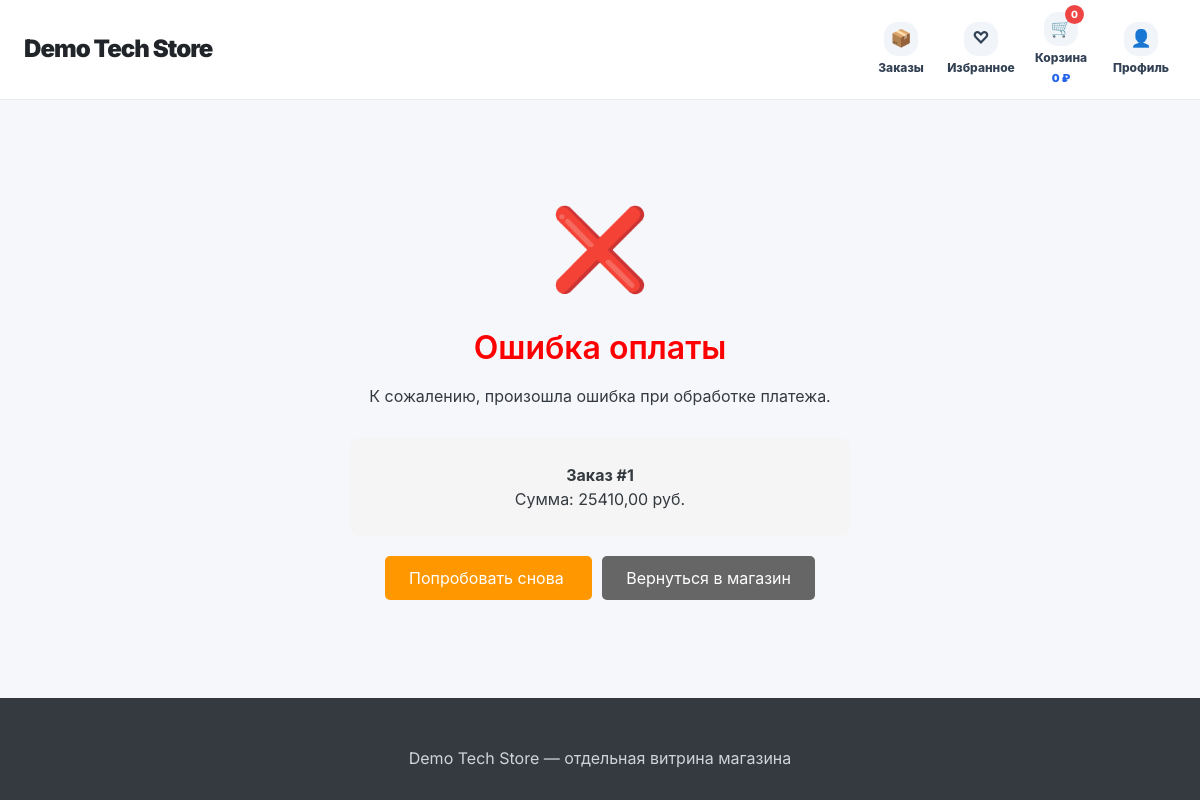
The app's page /shops/demo-tech-store/payment-failed/1/ (signed in) with its own data.
### shops/models.py (models this page shows, shortened)
class Shop(models.Model):
    owner = models.ForeignKey(User, on_delete=models.CASCADE, related_name='shops')
    name = models.CharField(max_length=100, verbose_name='Название магазина')
    slug = models.SlugField(unique=True, verbose_name='URL-адрес')
    description = models.TextField(blank=True, verbose_name='Описание')
    custom_css = models.TextField(blank=True, null=True, verbose_name='Кастомный CSS')
    template_key = models.CharField(max_length=40, default='modern', verbose_name='Базовый шаблон')
    is_demo = models.BooleanField(default=False, verbose_name='Демо-магазин')
    assistant_level = models.CharField(max_length=20, default='basic', verbose_name='Уровень ИИ-помощника')
    city = models.CharField(max_length=100, default='Екатеринбург', verbose_name='Город магазина')
    address = models.CharField(max_length=250, blank=True, verbose_name='Адрес магазина')
    hosting_enabled = models.BooleanField(default=False, verbose_name='Хостинг на платформе')
    theme_color = models.CharField(max_length=20, default='#4361ee', verbose_name='Цвет темы')
    delivery_enabled = models.BooleanField(default=True, verbose_name='Доставка включена')
    delivery_price = models.DecimalField(max_digits=10, decimal_places=2, default=0, verbose_name='Стоимость доставки')
    delivery_description = models.TextField(blank=True, default='Доставка рассчитывается при оформлении заказа', verbose_name='Описание доставки')
    payment_enabled = models.BooleanField(default=True, verbose_name='Оплата включена')
    payment_methods = models.CharField(max_length=200, default='Банковская карта, оплата при получении', verbose_name='Способы оплаты')
    created_at = models.DateTimeField(auto_now_add=True, verbose_name='Дата создания')
    class Meta:
        verbose_name = 'Магазин'
        verbose_name_plural = 'Магазины'

class Order(models.Model):
    STATUS_CHOICES = [
        ('new', 'Новый'),
        ('processing', 'В обработке'),
        ('shipped', 'Отправлен'),
        ('delivered', 'Доставлен'),
        ('cancelled', 'Отменён'),
    ]
    user = models.ForeignKey(User, on_delete=models.CASCADE, related_name='orders')
    shop = models.ForeignKey(Shop, on_delete=models.CASCADE, related_name='orders')
    created_at = models.DateTimeField(auto_now_add=True)
    updated_at = models.DateTimeField(auto_now=True)
    full_name = models.CharField(max_length=200, verbose_name='ФИО')
    phone = models.CharField(max_length=20, verbose_name='Телефон')
    address = models.TextField(verbose_name='Адрес доставки')
    comment = models.TextField(blank=True, verbose_name='Комментарий')
    status = models.CharField(max_length=20, choices=STATUS_CHOICES, default='new', verbose_name='Статус')
    delivery_service = models.CharField(max_length=50, blank=True, verbose_name='Служба доставки')
    delivery_price = models.DecimalField(max_digits=10, decimal_places=2, default=0, verbose_name='Стоимость доставки')
    customer_city = models.CharField(max_length=100, blank=True, verbose_name='Город клиента')
    total_amount = models.DecimalField(max_digits=10, decimal_places=2, default=0, verbose_name='Общая сумма')
    class Meta:
        verbose_name = 'Заказ'
        verbose_name_plural = 'Заказы'
        ordering = ['-created_at']

### shops/views.py (the view)
# urls.py: path('<slug:shop_slug>/payment-failed/<int:order_id>/', views.payment_failed, name='payment_failed'),
@login_required
def payment_failed(request, shop_slug, order_id):
    shop = get_object_or_404(Shop, slug=shop_slug)
    order = get_object_or_404(Order, id=order_id, user=request.user, shop=shop)
    context = {
        'shop': shop,
        'order': order,
    }
    return render(request, 'shops/payment_failed.html', context)

### config/context_processors.py (called while the page is built, shortened)
def user_roles(request):
    context = {
        'is_super_admin': False,
        'is_seller': False,
        'is_customer': False,
        'active_shop_slug': None,
    }
    try:
        if getattr(request, 'resolver_match', None):
            context['active_shop_slug'] = request.resolver_match.kwargs.get('shop_slug')
    except Exception:
        context['active_shop_slug'] = None
    if request.user.is_authenticated:
        context['is_super_admin'] = request.user.is_superuser
        context['is_seller'] = hasattr(request.user, 'seller_profile')
        context['is_customer'] = hasattr(request.user, 'customer_profile')
    return context

### templates/shops/payment_failed.html (shortened to what this page needs)
{% extends 'shops/shop_base.html' %}
{% block content %}
    <div style="text-align: center; padding: 60px 20px;">
        <div style="font-size: 80px; margin-bottom: 20px;">❌</div>
        <h1 style="color: red;">Ошибка оплаты</h1>
        <p>К сожалению, произошла ошибка при обработке платежа.</p>
        <div style="background: #f5f5f5; padding: 25px; border-radius: 10px; max-width: 500px; margin: 30px auto;">
            <p><strong>Заказ #{{ order.id }}</strong></p>
            <p>Сумма: {{ order.total_amount }} руб.</p>
        </div>
        <div style="margin-top: 30px;">
            <a href="{% url 'payment_page' shop.slug order.id %}" style="background: #FF9800; color: white; padding: 12px 24px; text-decoration: none; border-radius: 5px; margin-right: 10px;">
                Попробовать снова
            </a>
            <a href="{% url 'shop_front' shop.slug %}" style="background: #666; color: white; padding: 12px 24px; text-decoration: none; border-radius: 5px;">
                Вернуться в магазин
            </a>
        </div>
    </div>
{% endblock %}

### templates/shops/shop_base.html (shortened to what this page needs)
<!DOCTYPE html>
<html lang="ru">
<head>
    <link rel="stylesheet" href="/static/css/amazon-style.css">
</head>
<body>
    <header class="store-header">
        <div class="store-header-inner">
            <div class="store-logo"><a href="{% url 'shop_front' shop.slug %}">{{ shop.name }}</a></div>
            <nav class="store-nav">
                {% if user.is_authenticated and user.id == shop.owner_id %}
                    <a href="{% url 'shop_dashboard' shop.slug %}" class="owner-back">← Вернуться в ЛК продавца</a>
                {% else %}
                    <a class="store-nav-item" href="{% url 'customer_orders' shop.slug %}"><span class="store-nav-icon">📦</span><span>Заказы</span></a>
                    <a class="store-nav-item" href="{% url 'favorites_list' shop.slug %}"><span class="store-nav-icon">♡</span><span>Избранное</span></a>
                    <a class="store-nav-item" href="{% url 'cart_view' shop.slug %}"><span class="store-nav-icon">🛒<span class="store-cart-badge">{{ cart_count|default:0 }}</span></span><span>Корзина</span><span class="store-cart-sum">{{ cart_sum|default:0 }} ₽</span></a>
                    {% if user.is_authenticated %}<a class="store-nav-item" href="{% url 'customer_profile' shop.slug %}"><span class="store-nav-icon">👤</span><span>Профиль</span></a>{% else %}<a class="store-nav-item" href="{% url 'shop_customer_login' shop.slug %}"><span class="store-nav-icon">👤</span><span>Войти</span></a>{% endif %}
                {% endif %}
            </nav>
        </div>
    </header>
    <main class="container" style="padding-top: 28px;">
        {% block content %}{% endblock %}
    </main>
    <footer class="footer"><div class="footer-content"><p>{{ shop.name }} — отдельная витрина магазина</p></div></footer>
</body>
</html>

### static/css/amazon-style.css (style rules this page uses)
:root { --primary: #4361ee; --primary-dark: #3a56d4; --primary-light: #e8edff; --secondary: #6c757d; --success: #28a745; --danger: #dc3545; --warning: #ffc107; --info: #17a2b8; --dark: #1a1a2e; --light: #f8f9fa; --white: #ffffff; --gray-100: #f8f9fa; --gray-200: #e9ecef; --gray-300: #dee2e6; --gray-400: #ced4da; --gray-500: #adb5bd; --gray-600: #6c757d; --gray-700: #495057; --gray-800: #343a40; --gray-900: #212529; --spacing-xs: 4px; --spacing-sm: 8px; --spacing-md: 16px; --spacing-lg: 24px; --spacing-xl: 32px; --spacing-2xl: 48px; --font-family: 'Inter', -apple-system, BlinkMacSystemFont, 'Segoe UI', Roboto, 'Helvetica Neue', Arial, sans-serif; --font-size-xs: 12px; --font-size-sm: 14px; --font-size-md: 16px; --font-size-lg: 18px; --font-size-xl: 24px; --font-size-2xl: 32px; --radius-sm: 4px; --radius-md: 8px; --radius-lg: 12px; --radius-xl: 16px; --radius-full: 9999px; --shadow-sm: 0 1px 2px 0 rgba(0, 0, 0, 0.05); --shadow-md: 0 4px 6px -1px rgba(0, 0, 0, 0.1); --shadow-lg: 0 10px 15px -3px rgba(0, 0, 0, 0.1); --shadow-xl: 0 20px 25px -5px rgba(0, 0, 0, 0.1); }
* { margin: 0; padding: 0; box-sizing: border-box; }
body { font-family: var(--font-family); font-size: var(--font-size-md); line-height: 1.5; color: var(--gray-800); background-color: var(--white); }
h1, h2, h3, h4, h5, h6 { margin-bottom: var(--spacing-md); font-weight: 600; line-height: 1.25; color: var(--gray-900); }
h1 { font-size: var(--font-size-2xl); }
a { color: var(--primary); text-decoration: none; transition: color 0.2s ease; }
.container { max-width: 1280px; margin: 0 auto; padding: 0 var(--spacing-lg); }
.footer { background: var(--gray-800); color: var(--gray-400); padding: var(--spacing-2xl) var(--spacing-lg) var(--spacing-lg); margin-top: var(--spacing-2xl); }
.footer-content { max-width: 1280px; margin: 0 auto; text-align: center; }
.footer p { margin-bottom: var(--spacing-sm); }

### records on screen
Shop: name "Demo Tech Store"
Order: id "1", total_amount "25410,00"

### other values on screen
{{ cart_count|default:0 }} "0"
{{ cart_sum|default:0 }} "0"
